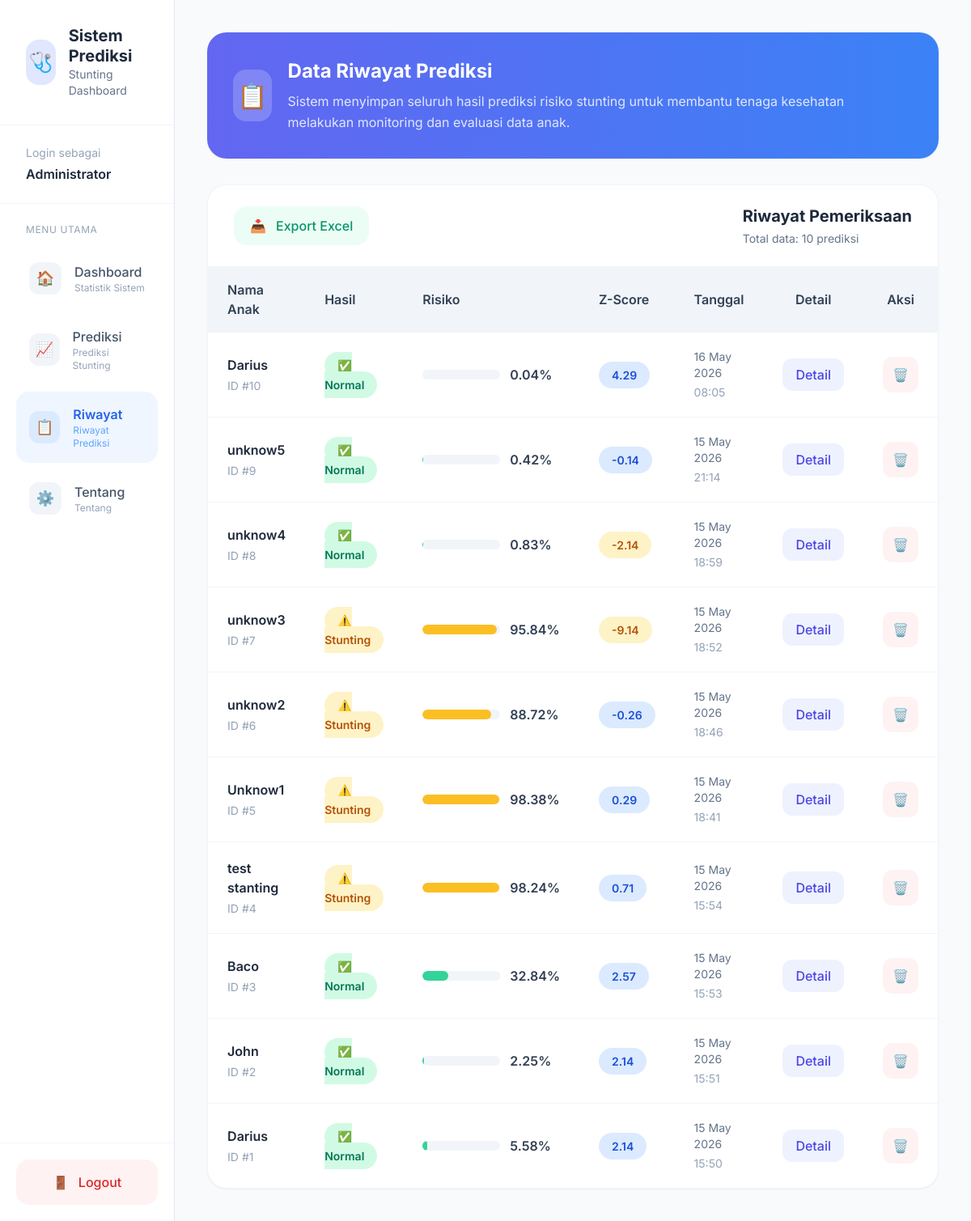
The page /history (signed in) on the database as committed earlier.
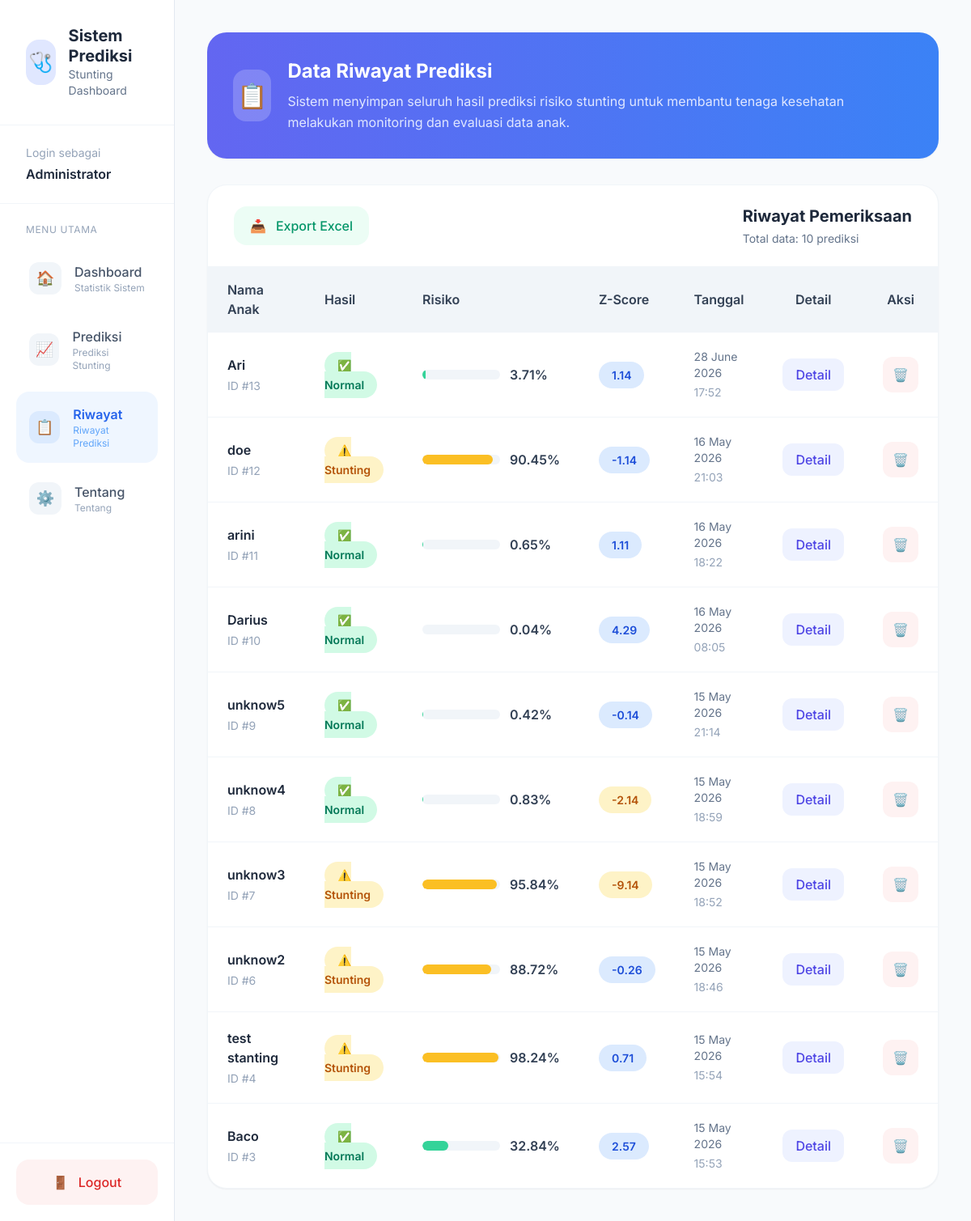
The same page on the database as committed later.
### app/models/prediction_model.py (models this page shows)
class Prediction(db.Model):
    __tablename__ = 'predictions'
    id = db.Column(db.Integer, primary_key=True)
    user_id = db.Column(db.Integer, db.ForeignKey('users.id'))
    nama_anak = db.Column(db.String(150))
    jenis_kelamin = db.Column(db.Integer)
    bb_lahir = db.Column(db.Float)
    umur = db.Column(db.Float)
    berat_badan = db.Column(db.Float)
    tinggi_badan = db.Column(db.Float)
    lila = db.Column(db.Float)
    tb_ibu = db.Column(db.Float)
    prediction = db.Column(db.String(50))
    probability = db.Column(db.Float)
    created_at = db.Column(
        db.DateTime,
        default=datetime.utcnow
    )
    def z_score(self):
        median_tb = 49 + (self.umur * 1.5)
        sd = 3.5
        score = (self.tinggi_badan - median_tb) / sd
        return round(score, 2)

### app/routers/main_routes.py (the view)
@main_bp.route('/history')
@login_required
def history():
    histories = Prediction.query.filter_by(user_id=session['user_id']).order_by(Prediction.created_at.desc()).all()
    return render_template('history.html', histories=histories, fullname=session.get('fullname'))

### app/utils/auth_helper.py (called while the page is built)
def login_required(f):
    @wraps(f)
    def decorated_function(*args, **kwargs):
        if "user_id" not in session:
            return redirect(url_for("auth.login"))
        return f(*args, **kwargs)
    return decorated_function

### app/templates/history.html (shortened to what this page needs)
{% extends "base.html" %}
{% block content %}
<div class="min-h-screen bg-slate-50 flex">
    <aside class="w-72 bg-white border-r border-slate-200 min-h-screen sticky top-0 hidden lg:flex flex-col">
        <div class="px-8 py-8 border-b border-slate-100">
            <div class="flex items-center gap-4">
                <div class="w-14 h-14 rounded-2xl bg-indigo-100 flex items-center justify-center text-2xl">
                    🩺
                </div>
                <div>
                    <h1 class="text-xl font-bold text-slate-800 leading-tight">
                        Sistem Prediksi
                    </h1>
                    <p class="text-slate-500 text-sm">
                        Stunting Dashboard
                    </p>
                </div>
            </div>
        </div>
        <div class="px-8 py-6 border-b border-slate-100">
            <p class="text-sm text-slate-400">
                Login sebagai
            </p>
            <h3 class="font-semibold text-slate-800 mt-1">
                {{ fullname }}
            </h3>
        </div>
        <nav class="flex-1 px-5 py-6">
            <p class="text-xs uppercase tracking-wider text-slate-400 px-3 mb-4">
                Menu Utama
            </p>
            <div class="space-y-2">
                <a
                    href="/"
                    class="flex items-center gap-4 px-4 py-4 rounded-2xl text-slate-600 hover:bg-indigo-50 hover:text-indigo-600 transition group"
                >
                    <div class="w-10 h-10 rounded-xl bg-slate-100 group-hover:bg-indigo-100 flex items-center justify-center text-lg transition">
                        🏠
                    </div>
                    <div>
                        <p class="font-medium">
                            Dashboard
                        </p>
                        <p class="text-xs text-slate-400">
                            Statistik Sistem
                        </p>
                    </div>
                </a>
                <a
                    href="/prediksi"
                    class="flex items-center gap-4 px-4 py-4 rounded-2xl text-slate-600 hover:bg-indigo-50 hover:text-indigo-600 transition group"
                >
                    <div class="w-10 h-10 rounded-xl bg-slate-100 group-hover:bg-indigo-100 flex items-center justify-center text-lg transition">
                        📈
                    </div>
                    <div>
                        <p class="font-medium">
                            Prediksi
                        </p>
                        <p class="text-xs text-slate-400">
                            Prediksi Stunting
                        </p>
                    </div>
                </a>
                <a
                    href="/history"
                    class="flex items-center gap-4 px-4 py-4 rounded-2xl bg-blue-50 text-blue-600 transition group"
                >
                    <div class="w-10 h-10 rounded-xl bg-blue-100 flex items-center justify-center text-lg">
                        📋
                    </div>
                    <div>
                        <p class="font-semibold">
                            Riwayat
                        </p>
                        <p class="text-xs text-blue-400">
                            Riwayat Prediksi
                        </p>
                    </div>
                </a>
                <a
                    href="/tentang"
                    class="flex items-center gap-4 px-4 py-4 rounded-2xl text-slate-600 hover:bg-blue-50 hover:text-blue-600 transition group"
                >
                    <div class="w-10 h-10 rounded-xl bg-slate-100 group-hover:bg-blue-100 flex items-center justify-center text-lg transition">
                        ⚙️
                    </div>
                    <div>
                        <p class="font-medium">
                            Tentang
                        </p>
                        <p class="text-xs text-slate-400">
                            Tentang
                        </p>
                    </div>
                </a>
            </div>
        </nav>
        <div class="p-5 border-t border-slate-100">
            <a
                href="/logout"
                class="flex items-center justify-center gap-3 w-full px-4 py-4 rounded-2xl bg-red-50 text-red-600 hover:bg-red-100 transition font-medium"
            >
                <span>🚪</span>
                Logout
            </a>
        </div>
    </aside>
    <main class="flex-1">
        <div class="p-6 lg:p-10">
            <div class="mb-8">
                <div class="bg-gradient-to-r from-indigo-500 to-blue-500 rounded-3xl p-8 text-white shadow-sm">
                    <div class="flex items-center gap-5">
                        <div class="w-16 h-16 rounded-2xl bg-white/20 flex items-center justify-center text-3xl">
                            📋
                        </div>
                        <div>
                            <h2 class="text-2xl font-bold">
                                Data Riwayat Prediksi
                            </h2>
                            <p class="text-indigo-100 mt-2 leading-relaxed">
                                Sistem menyimpan seluruh hasil prediksi risiko
                                stunting untuk membantu tenaga kesehatan melakukan
                                monitoring dan evaluasi data anak.
                            </p>
                        </div>
                    </div>
                </div>
            </div>
            <div class="bg-white animate-[fadeIn_.25s_ease] rounded-3xl shadow-sm border border-slate-100 overflow-hidden">
                <div class="px-8 py-6 border-b border-slate-100 flex items-center justify-between">
                    <div class="flex items-center gap-3">
                        <a
                            href="/history/export"
                            class="
                                inline-flex items-center gap-3
                                px-5 py-3
                                rounded-2xl
                                bg-emerald-50
                                hover:bg-emerald-100
                                text-emerald-600
                                transition
                                font-medium
                            "
                        >
                            <span>📥</span>
                            Export Excel
                        </a>
                </div>
                    <div>
                        <h3 class="text-xl font-bold text-slate-800">
                            Riwayat Pemeriksaan
                        </h3>
                        <p class="text-slate-500 text-sm mt-1">
                            Total data: {{ histories|length }} prediksi
                        </p>
                    </div>
                </div>
                <div class="overflow-x-auto">
                    <table class="w-full min-w-[900px]">
                        <thead class="bg-slate-100 text-slate-700">
                            <tr>
                                <th class="text-left px-6 py-4 font-semibold">
                                    Nama Anak
                                </th>
                                <th class="text-left px-6 py-4 font-semibold">
                                    Hasil
                                </th>
                                <th class="text-left px-6 py-4 font-semibold">
                                    Risiko
                                </th>
                                <th class="text-left px-6 py-4 font-semibold">
                                    Z-Score
                                </th>
                                <th class="text-left px-6 py-4 font-semibold">
                                    Tanggal
                                </th>
                                <th class="text-center px-6 py-4 font-semibold">
                                    Detail
                                </th>
                                <th class="text-center px-6 py-4 font-semibold">
                                    Aksi
                                </th>
                            </tr>
                        </thead>
                        <tbody>
                            {% if histories %}
                                {% for item in histories %}
                                <tr class="border-t border-slate-100 hover:bg-slate-50 transition">
                                    <td class="px-6 py-5">
                                        <div>
                                            <p class="font-semibold text-slate-800">
                                                {{ item.nama_anak }}
                                            </p>
                                            <p class="text-sm text-slate-400 mt-1">
                                                ID #{{ item.id }}
                                            </p>
                                        </div>
                                    </td>
                                    <td class="px-6 py-5">
                                        {% if item.prediction == 'Stunting' %}
                                        <span class="px-4 py-2 rounded-full bg-amber-100 text-amber-700 text-sm font-semibold">
                                            ⚠️ Stunting
                                        </span>
                                        {% else %}
                                        <span class="px-4 py-2 rounded-full bg-emerald-100 text-emerald-700 text-sm font-semibold">
                                            ✅ Normal
                                        </span>
                                        {% endif %}
                                    </td>
                                    <td class="px-6 py-5">
                                        <div class="flex items-center gap-3">
                                            <div class="w-24 bg-slate-100 rounded-full h-3 overflow-hidden">
                                                <div
                                                    class="
                                                        h-3 rounded-full
                                                        {% if item.prediction == 'Stunting' %}
                                                            bg-amber-400
                                                        {% else %}
                                                            bg-emerald-400
                                                        {% endif %}
                                                    "
                                                    style="width: {{ item.probability }}%"
                                                ></div>
                                            </div>
                                            <span class="font-semibold text-slate-700">
                                                {{ item.probability }}%
                                            </span>
                                        </div>
                                    </td>
                                    <td class="px-6 py-5">
                                        <span class="
                                            px-4 py-2 rounded-full text-sm font-semibold
                                            {% if item.z_score() < -2 %}
                                                bg-amber-100 text-amber-700
                                            {% else %}
                                                bg-blue-100 text-blue-700
                                            {% endif %}
                                        ">
                                            {{ item.z_score() }}
                                        </span>
                                    </td>
                                    <td class="px-6 py-5 text-slate-500 text-sm">
                                        <div>
                                            {{ item.created_at.strftime('%d %B %Y') }}
                                        </div>
                                        <div class="mt-1 text-slate-400">
                                            {{ item.created_at.strftime('%H:%M') }}
                                        </div>
                                    </td>
                                    <td class="px-6 py-5 text-center">
                                        <button
                                            onclick="openDetail(
                                                '{{ item.nama_anak }}',
                                                '{{ item.jenis_kelamin }}',
                                                '{{ item.bb_lahir }}',
                                                '{{ item.umur }}',
                                                '{{ item.berat_badan }}',
                                                '{{ item.tinggi_badan }}',
                                                '{{ item.tb_ibu }}',
                                                '{{ item.prediction }}',
                                                '{{ item.probability }}',
                                                '{{ item.z_score() }}'
                                            )"
                                            class="px-4 py-2 rounded-xl bg-indigo-50 hover:bg-indigo-100 text-indigo-600 transition font-medium"
                                        >
                                            Detail
                                        </button>
                                    </td>
                                    <td class="px-6 py-5 text-center">
                                        <button
                                            onclick="deleteHistory({{ item.id }})"
                                            class="w-11 h-11 rounded-xl bg-red-50 hover:bg-red-100 text-red-600 transition flex items-center justify-center"
                                        >
                                            🗑️
                                        </button>
                                    </td>
                                </tr>
                                {% endfor %}
                            {% endif %}
                        </tbody>
                    </table>
                </div>
            </div>
        </div>
    </main>
</div>
{% endblock %}

### app/templates/base.html (shortened to what this page needs)
<!DOCTYPE html>
<html lang="id">
<head>
    <script src="https://cdn.tailwindcss.com"></script>
</head>
<body class="bg-slate-50 text-slate-800">
    {% block content %}
    {% endblock %}
</body>
</html>

### app/templates/base.html (style rules this page uses)
body { font-family: 'Inter', sans-serif; }

Rows that differ between the two databases and show on the page:
removed Prediction: nama_anak "Unknow1", id "5", prediction "⚠️ Stunting", probability "98.38", z_score "0.29", created_at "15 May 2026", created_at "18:41"
removed Prediction: nama_anak "John", id "2", prediction "✅ Normal", probability "2.25", z_score "2.14", created_at "15 May 2026", created_at "15:51"
removed Prediction: nama_anak "Darius", id "1", prediction "✅ Normal", probability "5.58", z_score "2.14", created_at "15 May 2026", created_at "15:50"
added Prediction: nama_anak "Ari", id "13", prediction "✅ Normal", probability "3.71", z_score "1.14", created_at "28 June 2026", created_at "17:52"
added Prediction: nama_anak "doe", id "12", prediction "⚠️ Stunting", probability "90.45", z_score "-1.14", created_at "16 May 2026", created_at "21:03"
added Prediction: nama_anak "arini", id "11", prediction "✅ Normal", probability "0.65", z_score "1.11", created_at "16 May 2026", created_at "18:22"
